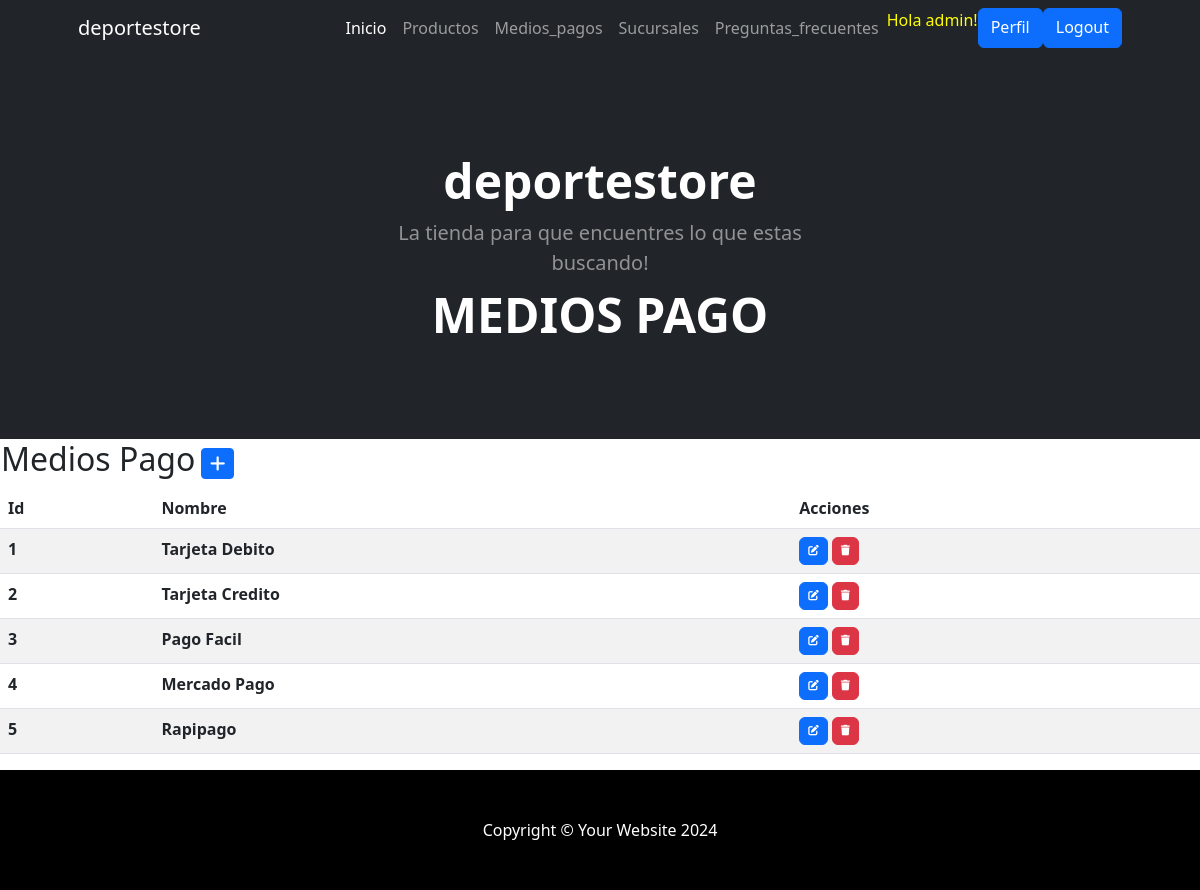
The page /aplicacion/medios_pago/ (signed in) on the database its author committed.
### aplicacion/models.py (models this page shows, shortened)
class Medios_pago(models.Model):
    nombre = models.CharField(max_length=50)
    class Meta:
        verbose_name = "Medio_pago"
        verbose_name_plural = "Medios_pagos"

### aplicacion/views.py (the view)
# urls.py: path('medios_pago/', Medios_pagoList.as_view(), name="medios_pago"),
class Medios_pagoList(LoginRequiredMixin, ListView):
    model = Medios_pago

### aplicacion/templates/aplicacion/medios_pago_list.html (shortened to what this page needs)
{% extends 'aplicacion/home.html' %}
{% block contenido %}
    <h1 class="display-5 fw-bolder text-white mb-2"> MEDIOS PAGO </h1>
{% endblock contenido %}
{% block contenido2 %}
     <table>
        <tr>
           <td width="200"><h2>Medios Pago</h2></td>
           <td>
             <a
             href="{% url 'medios_pago_form' %}"
             class="btn btn-primary btn-sm"
             >
             </a>
           </td>
        </tr>
   </table>
    <table class="table table-striped">
        <thead>
            <tr>
                <th>Id</th>
                <th>Nombre</th>
                <th>Acciones</th>
            </tr>
        </thead>
        <tbody>
    {% for c in medios_pago_list %}
           <tr>
               <th>{{ c.id }}</th>
               <th>{{ c.nombre }}</th>
               <th>
                <a
                  href="{% url 'medios_pago_actualizar' c.id %}"
                  class="btn btn-primary"
                  style="--bs-btn-padding-y: .25rem; --bs-btn-padding-x: .5rem; --bs-btn-font-size: .75rem;"
                  >
                </a>
                <a
                  href="{% url 'medios_pago_borrar' c.id %}"
                  class="btn btn-danger"
                  style="--bs-btn-padding-y: .25rem; --bs-btn-padding-x: .5rem; --bs-btn-font-size: .75rem;"
                  >
                </a>
              </th>
           </tr>
    {% endfor %}
        </tbody>
    </table>
{% endblock contenido2 %}

### aplicacion/templates/aplicacion/home.html (shortened to what this page needs)
<!DOCTYPE html>
<html lang="en">
    <head>
        {% load static %}
        <link href="https://cdn.jsdelivr.net/npm/bootstrap-icons@1.4.1/font/bootstrap-icons.css" rel="stylesheet" />
        <link href="{% static 'css/styles.css' %}" rel="stylesheet" />
        <link rel="stylesheet" href="https://cdnjs.cloudflare.com/ajax/libs/font-awesome/6.4.0/css/all.min.css">
    </head>
    <body>
        <nav class="navbar navbar-expand-lg navbar-dark bg-dark">
            <div class="container px-5">
                <a class="navbar-brand" href="#!">deportestore</a>
                <div class="collapse navbar-collapse" id="navbarSupportedContent">
                    <ul class="navbar-nav ms-auto mb-2 mb-lg-0">
                        <li class="nav-item"><a class="nav-link active" aria-current="page" href="{% url 'home' %}">Inicio</a></li>
                    {% if user.is_authenticated %}
                        <li class="nav-item"><a class="nav-link" href="{% url 'productos' %}">Productos</a></li>
                        <li class="nav-item"><a class="nav-link" href="{% url 'medios_pago' %}">Medios_pagos</a></li>
                        <li class="nav-item"><a class="nav-link" href="{% url 'sucursales' %}">Sucursales</a></li>
                        <li class="nav-item"><a class="nav-link" href="{% url 'preguntas_frecuentes' %}">Preguntas_frecuentes</a></li>
                        <p style="color:yellow">Hola {{user.username}}!</p>
                        <a class="btn btn-primary" href="{% url 'editar_perfil' %}">Perfil</a>
                        <a class="btn btn-primary" href="{% url 'logout' %}">Logout</a>
                    {% else %}
                        <a class="btn btn-primary" href="{% url 'login' %}">Login</a>
                        <a class="btn btn-success" href="{% url 'registro' %}">Registro</a>
                    {% endif %}
                    </ul>
                </div>
            </div>
        </nav>
        <header class="bg-dark py-5">
            <div class="container px-5">
                <div class="row gx-5 justify-content-center">
                    <div class="col-lg-6">
                        <div class="text-center my-5">
                            <h1 class="display-5 fw-bolder text-white mb-2">deportestore</h1>
                            <p class="lead text-white-50 mb-2">La tienda para que encuentres lo que estas buscando!</p>
                            {% block contenido %}
                            {% endblock contenido %}
                        </div>
                    </div>
                </div>
            </div>
        </header>
        {% block contenido2 %}
        {% endblock contenido2 %}
        <footer class="py-5 bg-black">
        <div class="container px-5"><p class="m-0 text-center text-white">Copyright &copy; Your Website 2024</p></div>
        </footer>
    </body>
</html>

### rows shown on the page
Medios_pago: id "1", nombre "Tarjeta Debito"
Medios_pago: id "2", nombre "Tarjeta Credito"
Medios_pago: id "3", nombre "Pago Facil"
Medios_pago: id "4", nombre "Mercado Pago"
Medios_pago: id "5", nombre "Rapipago"

### other values the page prints
{{ user.username }} "admin"
